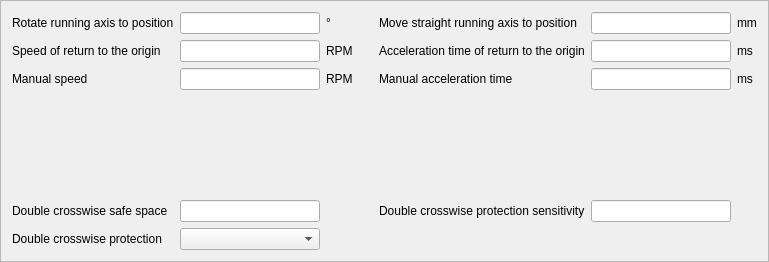
<?xml version="1.0" encoding="UTF-8"?>
<ui version="4.0">
 <class>ServoSpeedSettingFrame</class>
 <widget class="QFrame" name="ServoSpeedSettingFrame">
  <property name="geometry">
   <rect>
    <x>0</x>
    <y>0</y>
    <width>769</width>
    <height>262</height>
   </rect>
  </property>
  <property name="windowTitle">
   <string>Frame</string>
  </property>
  <property name="frameShape">
   <enum>QFrame::StyledPanel</enum>
  </property>
  <property name="frameShadow">
   <enum>QFrame::Raised</enum>
  </property>
  <layout class="QGridLayout" name="gridLayout">
   <item row="0" column="0">
    <widget class="QLabel" name="label">
     <property name="text">
      <string>Rotate running axis to position</string>
     </property>
    </widget>
   </item>
   <item row="0" column="1">
    <widget class="QLineEdit" name="rotateAxisPositionLineEdit"/>
   </item>
   <item row="0" column="2">
    <widget class="QLabel" name="label_2">
     <property name="text">
      <string>°</string>
     </property>
    </widget>
   </item>
   <item row="0" column="4">
    <widget class="QLabel" name="label_4">
     <property name="text">
      <string>Move straight running axis to position</string>
     </property>
    </widget>
   </item>
   <item row="0" column="5">
    <widget class="QLineEdit" name="moveAxisToPositionLineEdit"/>
   </item>
   <item row="0" column="6">
    <widget class="QLabel" name="label_3">
     <property name="text">
      <string>mm</string>
     </property>
    </widget>
   </item>
   <item row="1" column="0">
    <widget class="QLabel" name="label_6">
     <property name="text">
      <string>Speed of return to the origin</string>
     </property>
    </widget>
   </item>
   <item row="1" column="1">
    <widget class="QLineEdit" name="speedToOriginLineEdit"/>
   </item>
   <item row="1" column="2">
    <widget class="QLabel" name="label_5">
     <property name="text">
      <string>RPM</string>
     </property>
    </widget>
   </item>
   <item row="1" column="5">
    <widget class="QLineEdit" name="accelerationTimeToOriginLineEdit"/>
   </item>
   <item row="1" column="6">
    <widget class="QLabel" name="label_9">
     <property name="text">
      <string>ms</string>
     </property>
    </widget>
   </item>
   <item row="2" column="0">
    <widget class="QLabel" name="label_8">
     <property name="text">
      <string>Manual speed</string>
     </property>
    </widget>
   </item>
   <item row="2" column="1">
    <widget class="QLineEdit" name="manualSpeedLineEdit"/>
   </item>
   <item row="2" column="2">
    <widget class="QLabel" name="label_7">
     <property name="text">
      <string>RPM</string>
     </property>
    </widget>
   </item>
   <item row="2" column="4">
    <widget class="QLabel" name="label_12">
     <property name="text">
      <string>Manual acceleration time</string>
     </property>
    </widget>
   </item>
   <item row="2" column="5">
    <widget class="QLineEdit" name="manualAccelerationTimeLineEdit"/>
   </item>
   <item row="2" column="6">
    <widget class="QLabel" name="label_11">
     <property name="text">
      <string>ms</string>
     </property>
    </widget>
   </item>
   <item row="3" column="3">
    <spacer name="verticalSpacer">
     <property name="orientation">
      <enum>Qt::Vertical</enum>
     </property>
     <property name="sizeHint" stdset="0">
      <size>
       <width>20</width>
       <height>109</height>
      </size>
     </property>
    </spacer>
   </item>
   <item row="4" column="0">
    <widget class="QLabel" name="label_14">
     <property name="text">
      <string>Double crosswise safe space</string>
     </property>
    </widget>
   </item>
   <item row="4" column="1">
    <widget class="QLineEdit" name="lineEdit_7"/>
   </item>
   <item row="4" column="4">
    <widget class="QLabel" name="label_18">
     <property name="text">
      <string>Double crosswise protection sensitivity</string>
     </property>
    </widget>
   </item>
   <item row="4" column="5">
    <widget class="QLineEdit" name="lineEdit_9"/>
   </item>
   <item row="5" column="0">
    <widget class="QLabel" name="label_16">
     <property name="text">
      <string>Double crosswise protection</string>
     </property>
    </widget>
   </item>
   <item row="1" column="4">
    <widget class="QLabel" name="label_10">
     <property name="text">
      <string>Acceleration time of return to the origin</string>
     </property>
    </widget>
   </item>
   <item row="5" column="1">
    <widget class="QComboBox" name="comboBox"/>
   </item>
  </layout>
 </widget>
 <resources/>
 <connections/>
</ui>
